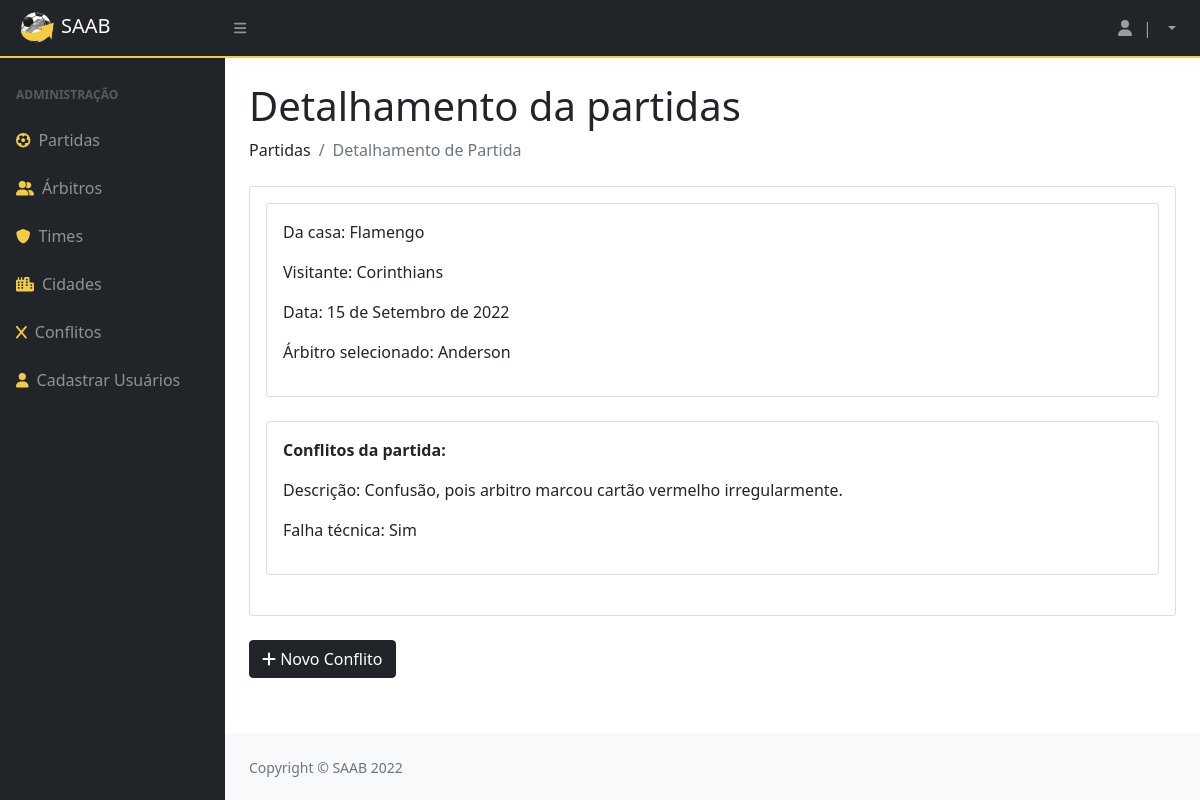
/detalhamentoPartida/1, run on the app's committed database.
### privado/models.py (models this page shows)
class Partida(models.Model):
    codigo = models.AutoField(primary_key=True)
    nome = models.CharField(max_length=100)
    usuario = models.ForeignKey(Usuario, on_delete=models.CASCADE)
    arbitro = models.ForeignKey(Arbitro, on_delete=models.CASCADE)
    visitante  = models.ForeignKey(Time, on_delete=models.CASCADE, related_name='visitante')
    local  = models.ForeignKey(Time, on_delete=models.CASCADE, related_name='local')
    data = models.DateField()
    def __str__(self):
        return str(self.codigo)

class Time(models.Model):
    codigo = models.AutoField(primary_key=True)
    nome = models.CharField(max_length=100)
    cidade = models.ForeignKey(Cidade, on_delete=models.CASCADE)
    def __str__(self):
        return (self.nome)

class Arbitro(models.Model):
    codigo = models.AutoField(primary_key=True)
    datanasc = models.DateField()
    cidade = models.ForeignKey(Cidade, on_delete=models.CASCADE)
    nome = models.CharField(max_length=100)
    formafisica = models.BooleanField()
    def __str__(self):
        return (self.nome)

class Conflito(models.Model):
    codigo = models.AutoField(primary_key=True)
    partida = models.ForeignKey(Partida, on_delete=models.CASCADE)
    time = models.ForeignKey(Time, on_delete=models.CASCADE)
    descricao = models.TextField(max_length=260)
    errotecnico = models.BooleanField()

### privado/views.py (the view)
# urls.py: path('detalhamentoPartida/<int:id>', detalhamentoPartida, name = "url_detalhamentoPartida"),
@has_permission_decorator('mexer_no_sistema')
def detalhamentoPartida(request, id):
    partida1 = Partida.objects.filter(pk=id)
    conflitos = Conflito.objects.filter(partida=id)
    time = Time.objects.filter(pk=id)
    print(partida1)
    detalhes = {"detalhes":partida1, "conflitos":conflitos, "time":time}
    return render(request, "SAAB/detalhamentoPartida.html", detalhes)

### privado/templates/SAAB/detalhamentoPartida.html (shortened to what this page needs)
{% extends 'SAAB/layout.html' %}
{% block conteudo %}
{% load static %}
{% load crispy_forms_tags %}
<!DOCTYPE html>
<html lang="en">
<head>
</head>
<body>
  <h1 class="mt-4">Detalhamento da partidas</h1>
  <ol class="breadcrumb mb-4">
    <li class="breadcrumb-item">Partidas</li>
    <li class="breadcrumb-item active">Detalhamento de Partida</li>
  </ol>
  {% for i in detalhes %}
  <div class="card mb-4">
    <div class="card-body">
      <div class="card mb-4">
        <div class="card-body">
          <p>Da casa: {{ i.local }}</p>
          <p>Visitante: {{ i.visitante }}</p>
          <p>Data: {{ i.data }}</p>
          <p>Árbitro selecionado: {{ i.arbitro }}</p>
        </div>
      </div>
      {% endfor %}
      {% for i in conflitos %}
      <div class="card mb-4">
        <div class="card-body">
          <p style="font-weight: bold">Conflitos da partida:</p>
          <p>Descrição: {{ i.descricao }}</p>
          {% if i.errotecnico == True %}
          <p>Falha técnica: Sim </p>
          {% else %}
          <p>Falha técnica: Não </p>
          {% endif %}
        </div>
      </div>
    </div>
  </div>
  {% endfor %}
  {% for i in detalhes %}
  <a href="{% url 'url_formConflito' i.codigo %}"><button class="btn btn-dark"><i class="fa-solid fa-plus"></i>&nbsp;Novo Conflito</button></a>
  {% endfor %}
</body>
</html>
{% endblock %}

### data on the page
Partida: local "Flamengo", visitante "Corinthians", data "15 de Setembro de 2022", arbitro "Anderson"
Conflito: descricao "Confusão, pois arbitro marcou cartão vermelho irregularmente.", errotecnico "Falha técnica: Sim"
